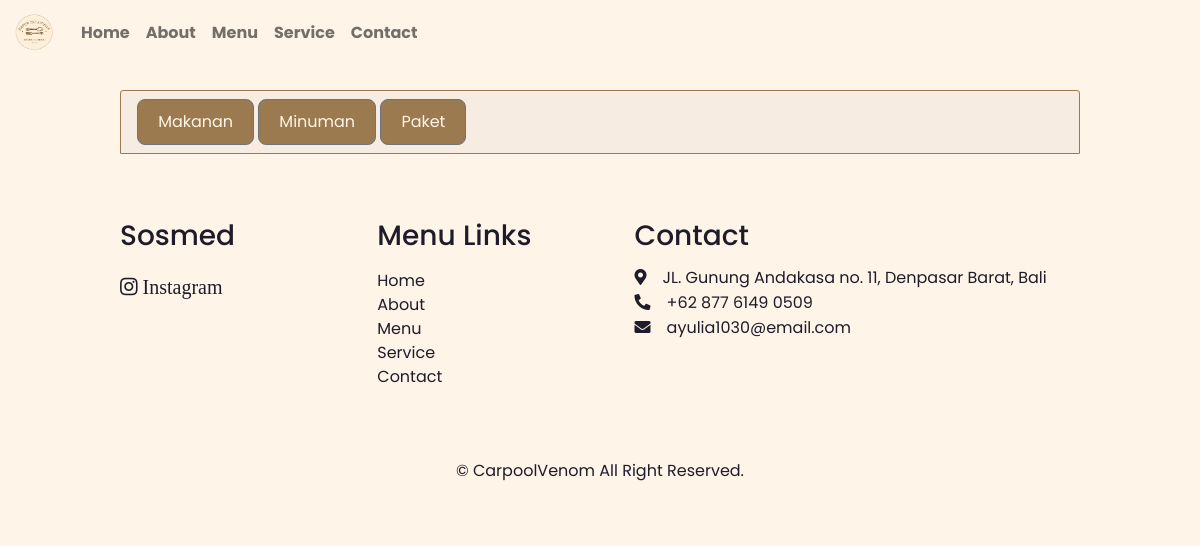
Page /menupak.php on the earlier database version.
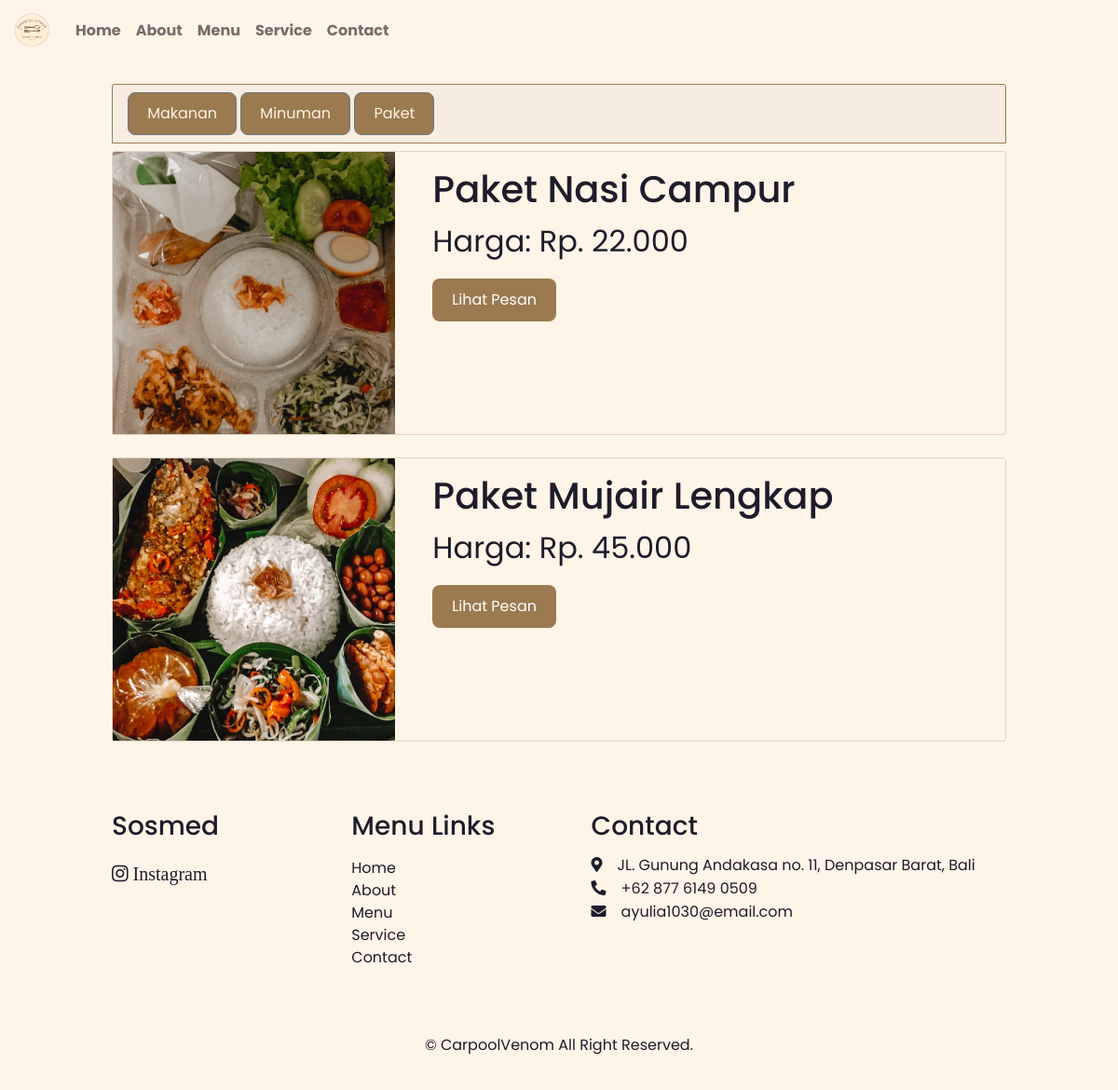
Same page on the later database version.
### tables this page shows
CREATE TABLE `menu` (
  `id_menu` int(11) NOT NULL,
  `nama_menu` varchar(30) NOT NULL,
  `harga_menu` int(11) NOT NULL,
  `kategori` varchar(15) NOT NULL,
  `ukuran` varchar(15) NOT NULL,
  `deskripsi` varchar(300) NOT NULL,
  `gambar` varchar(30) NOT NULL
);

### server.php (called while the page is built, shortened)
<?php
function tambahrp($angka){
    $rupiah ='Rp. '.number_format($angka,0,',','.');
    return $rupiah;
}
?>

### menupak.php (the view, shortened to what this page needs)
<?php
require("server.php");
?>
<!DOCTYPE html>
<html lang="en">
<head>
    <link rel="stylesheet" href="https://unpkg.com/boxicons@latest/css/boxicons.min.css">
    <link href="https://cdn.jsdelivr.net/npm/bootstrap@5.1.0/dist/css/bootstrap.min.css" rel="stylesheet">
    <link rel="stylesheet" href="https://cdnjs.cloudflare.com/ajax/libs/font-awesome/5.15.2/css/all.min.css">
    <link rel="stylesheet" href="style2.css">
</head>
<body style="background-color: #fff4e8;">
    <nav class="navbar navbar-expand-lg navbar-light">
        <div class="container-fluid">
            <a class="navbar-brand">
                <img src="images/Peach and Brown Spoon and Fork Soft Organic Food Logo.png" width="45" height="40">
            </a>
            <div class="collapse navbar-collapse" id="navbarSupportedContent">
                <ul class="navbar-nav me-auto mb-2 mb-lg-0">
                    <li class="nav-item">
                        <a class="nav-link fw-bold" aria-current="page" href="index.php#home">Home</a>
                    </li>
                    <li class="nav-item">
                        <a class="nav-link fw-bold" href="index.php#about">About</a>
                    </li>
                    <li class="nav-item">
                        <a class="nav-link fw-bold" href="menu.php">Menu</a>
                    </li>
                    <li class="nav-item">
                        <a class="nav-link fw-bold" href="index.php#service">Service</a>
                    </li>
                    <li class="nav-item">
                        <a class="nav-link fw-bold" href="index.php#contact">Contact</a>
                    </li>
                </ul>
            </div>
        </div>
    </nav>
    <div class="container">
        <div class="card-header mx-auto mt-4 mb-2" style="max-width: 86%; border: 1px solid #9b7a50;">
            <a class="btn btn-outline-secondary" href="menu.php" role="button">Makanan</a>
            <a class="btn btn-outline-secondary" href="menumin.php" role="button">Minuman</a>
            <a class="btn btn-outline-secondary" href="menupak.php" role="button">Paket</a>
        </div>
        <?php
            $ambilmenu=mysqli_query($conn, "SELECT * FROM menu where kategori='Paket'");
            while($data=mysqli_fetch_array($ambilmenu)){
            $nama=$data['nama_menu'];
            $harga=$data['harga_menu'];
            $gambar=$data['gambar'];
            $id=$data['id_menu'];
        ?>
        <div class="card mb-4 mx-auto" style="max-width: 86%; background-color: #fff4e8;">
            <div class="row no-gutters">
                <div class="col-md-4">
                    <img src="images/<?=$gambar;?>" width="100%">
                </div>
                <div class="col-md-8">
                    <div class="card-body">
                        <h5 class="card-title" style="font-size: 40px;"><?=$nama?></h5>
                        <p class="card-text" style="font-size: 2em;">Harga: <?=tambahrp($harga)?></p>
                        <button class="btn">
                            <a class="text-white text-decoration-none" href="detailmenu.php?id=<?=$id?>">Lihat Pesan</a>
                        </button>
                    </div>
                </div>
            </div>
        </div>
        <?php
            }
        ?>
    </div>
    <section class="contact" id="contact">
        <div class="contact-box">
            <h3>Sosmed</h3>
            <div class="social">
                <a class="text-dark" href="#"><i class="fab fa-instagram"> Instagram</i></a>
            </div>
        </div>
        <div class="contact-box">
            <h3>Menu Links</h3>
            <li><a class="text-decoration-none" href="index.php#home">Home</a></li>
            <li><a class="text-decoration-none" href="index,php#about">About</a></li>
            <li><a class="text-decoration-none" href="menu.php">Menu</a></li>
            <li><a class="text-decoration-none" href="index.php#services">Service</a></li>
            <li><a class="text-decoration-none" href="index.php#contact">Contact</a></li>
        </div>
        <div class="contact-box address">
            <h3>Contact</h3>
            <i class="fas fa-map-marker-alt"><span class="fw-normal">JL. Gunung Andakasa no. 11, Denpasar Barat, Bali</span></i>
            <i class="fas fa-phone-alt"><span class="fw-normal">+62 877 6149 0509</span></i>
            <i class="fas fa-envelope"><span class="fw-normal">ayulia1030@email.com</span></i>
        </div>
    </section>
    <div class="copyright" style="background-color:#fff4e8;">
        <p>&#169; CarpoolVenom All Right Reserved.</p>
    </div>
</body>
</html>

Differences in the rows shown:
added menu: gambar (picture), nama_menu "Paket Nasi Campur", harga_menu "Rp. 22.000"
added menu: gambar (picture), nama_menu "Paket Mujair Lengkap", harga_menu "Rp. 45.000"
